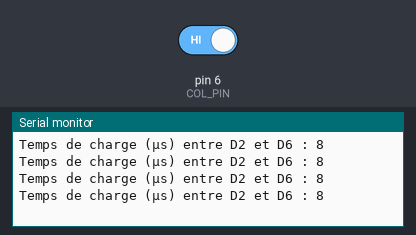
Bench run of a sketch on a simulated Arduino Uno, built with avr-gcc and run on an emulated ATmega328P. Parts: the last lines printed to the serial monitor. The test bench sets the inputs (shaded band); at power-on: pin 6 (COL_PIN) HIGH.

Above: at 1.8 s.
1.9 s: pin 6 (COL_PIN) driven LOW
At 2.4 s:
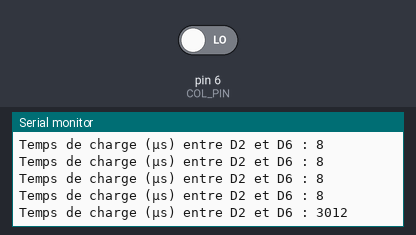
3.4 s: pin 6 (COL_PIN) driven HIGH
At 6.5 s:
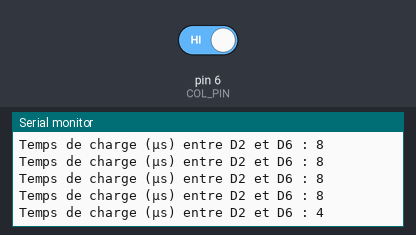
Timing chart, 0 to 8.0 s (numbered marks = the images above; inputs shaded):
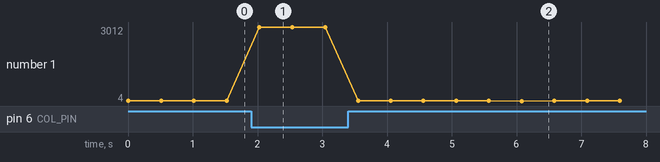

Measured:
- after the input at 1.9 s, the serial monitor: prints a new line after 0.13 s (image 1)
- after the input at 3.4 s, the serial monitor: prints a new line after 2.7 s (image 2)
- plotted number 1: 8 → 3008 after the input at 1.9 s

The sketch:

mesure.ino
```cpp
const int ROW_PIN = 2;  // ligne selon le port digital de la carte arduino
const int COL_PIN = 6;  // colonne selon le port digital de la carte arduino

unsigned long measureCapacitance() {
  // Décharge toute la capacité
  pinMode(COL_PIN, OUTPUT);
  digitalWrite(COL_PIN, LOW);
  delay(5);  // brève décharge
  pinMode(COL_PIN, INPUT);
  pinMode(ROW_PIN, OUTPUT);
  digitalWrite(ROW_PIN, HIGH);
  unsigned long startTime = micros();
  while (digitalRead(COL_PIN) == LOW) {
    if ((micros() - startTime) > 3000) break;
  }
  unsigned long elapsed = micros() - startTime;

  digitalWrite(ROW_PIN, LOW);

  return elapsed;
}

void setup() {
  Serial.begin(9600);
}

void loop() {
  unsigned long capTime = measureCapacitance();
  Serial.print("Temps de charge (µs) entre D2 et D6 : ");
  Serial.println(capTime);
  delay(500);
}
```
